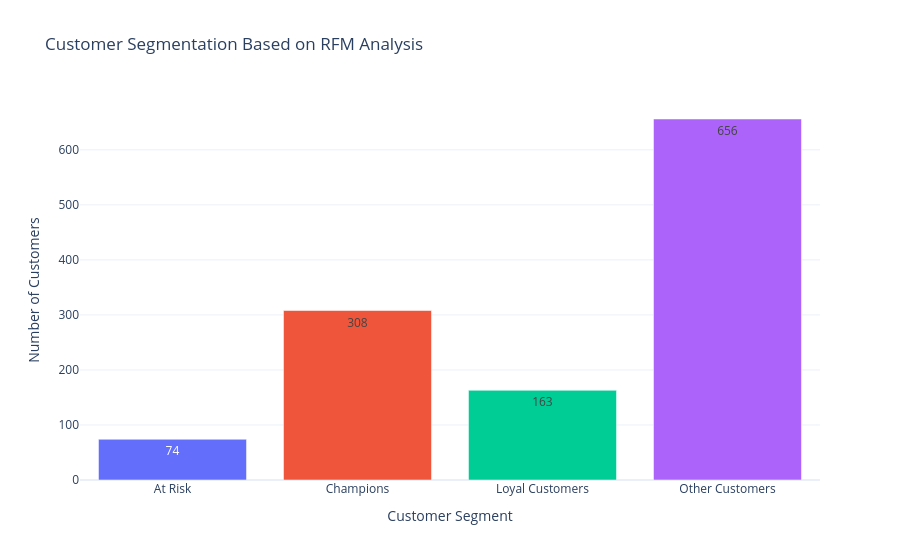

Source (notebook cell):
### Code cell
# Visualize the number of customers in each RFM segment
fig = px.bar(
    segment_summary,
    x="Segment",
    y="Customer_Count",
    color="Segment",
    text="Customer_Count",
    title="Customer Segmentation Based on RFM Analysis"
)

fig.update_layout(
    xaxis_title="Customer Segment",
    yaxis_title="Number of Customers",
    showlegend=False,
    template="plotly_white"
)

fig.show()

### Figure 1 — Plotly figure (JSON) as saved in the notebook; plotly's stock layout.template omitted (floating-point values rounded to 4 significant figures)
{"data": [{"hovertemplate": "Segment=%{x}<br>Customer_Count=%{text}<extra></extra>", "legendgroup": "At Risk", "marker": {"color": "#636efa", "pattern": {"shape": ""}}, "name": "At Risk", "orientation": "v", "showlegend": true, "text": [74.0], "textposition": "auto", "type": "bar", "x": ["At Risk"], "xaxis": "x", "y": [74], "yaxis": "y"}, {"hovertemplate": "Segment=%{x}<br>Customer_Count=%{text}<extra></extra>", "legendgroup": "Champions", "marker": {"color": "#EF553B", "pattern": {"shape": ""}}, "name": "Champions", "orientation": "v", "showlegend": true, "text": [308.0], "textposition": "auto", "type": "bar", "x": ["Champions"], "xaxis": "x", "y": [308], "yaxis": "y"}, {"hovertemplate": "Segment=%{x}<br>Customer_Count=%{text}<extra></extra>", "legendgroup": "Loyal Customers", "marker": {"color": "#00cc96", "pattern": {"shape": ""}}, "name": "Loyal Customers", "orientation": "v", "showlegend": true, "text": [163.0], "textposition": "auto", "type": "bar", "x": ["Loyal Customers"], "xaxis": "x", "y": [163], "yaxis": "y"}, {"hovertemplate": "Segment=%{x}<br>Customer_Count=%{text}<extra></extra>", "legendgroup": "Other Customers", "marker": {"color": "#ab63fa", "pattern": {"shape": ""}}, "name": "Other Customers", "orientation": "v", "showlegend": true, "text": [656.0], "textposition": "auto", "type": "bar", "x": ["Other Customers"], "xaxis": "x", "y": [656], "yaxis": "y"}], "layout": {"barmode": "relative", "legend": {"title": {"text": "Segment"}, "tracegroupgap": 0}, "showlegend": false, "title": {"text": "Customer Segmentation Based on RFM Analysis"}, "xaxis": {"anchor": "y", "categoryarray": ["At Risk", "Champions", "Loyal Customers", "Other Customers"], "categoryorder": "array", "domain": [0, 1], "title": {"text": "Customer Segment"}}, "yaxis": {"anchor": "x", "domain": [0, 1], "title": {"text": "Number of Customers"}}}}
